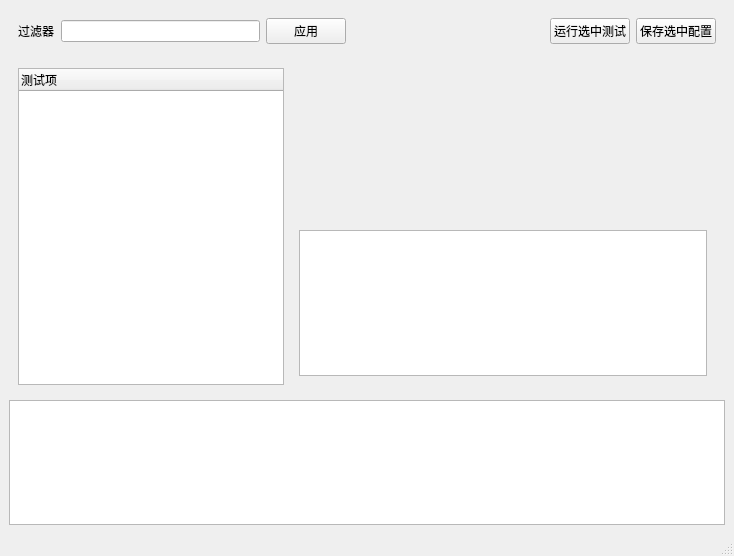
<?xml version="1.0" encoding="UTF-8"?>
<ui version="4.0">
 <class>MainWindow</class>
 <widget class="QMainWindow" name="MainWindow">
  <property name="geometry">
   <rect>
    <x>0</x>
    <y>0</y>
    <width>729</width>
    <height>556</height>
   </rect>
  </property>
  <property name="windowTitle">
   <string>MainWindow</string>
  </property>
  <widget class="QWidget" name="centralwidget">
   <layout class="QVBoxLayout" name="verticalLayout">
    <item>
     <widget class="QWidget" name="header" native="true">
      <layout class="QHBoxLayout" name="horizontalLayout">
       <item>
        <widget class="QLabel" name="label">
         <property name="sizePolicy">
          <sizepolicy hsizetype="Maximum" vsizetype="Preferred">
           <horstretch>0</horstretch>
           <verstretch>0</verstretch>
          </sizepolicy>
         </property>
         <property name="text">
          <string>过滤器</string>
         </property>
        </widget>
       </item>
       <item>
        <widget class="QLineEdit" name="filterLineEdit">
         <property name="maximumSize">
          <size>
           <width>200</width>
           <height>16777215</height>
          </size>
         </property>
        </widget>
       </item>
       <item>
        <widget class="QPushButton" name="applyPushButton">
         <property name="text">
          <string>应用</string>
         </property>
        </widget>
       </item>
       <item>
        <spacer name="horizontalSpacer">
         <property name="orientation">
          <enum>Qt::Horizontal</enum>
         </property>
         <property name="sizeHint" stdset="0">
          <size>
           <width>40</width>
           <height>20</height>
          </size>
         </property>
        </spacer>
       </item>
       <item>
        <widget class="QPushButton" name="runAllPushButton">
         <property name="text">
          <string>运行选中测试</string>
         </property>
        </widget>
       </item>
       <item>
        <widget class="QPushButton" name="saveConfigButton">
         <property name="text">
          <string>保存选中配置</string>
         </property>
        </widget>
       </item>
      </layout>
     </widget>
    </item>
    <item>
     <widget class="QWidget" name="lowWidget" native="true">
      <property name="sizePolicy">
       <sizepolicy hsizetype="Preferred" vsizetype="Preferred">
        <horstretch>0</horstretch>
        <verstretch>8</verstretch>
       </sizepolicy>
      </property>
      <layout class="QHBoxLayout" name="horizontalLayout_2">
       <item>
        <widget class="QTreeWidget" name="testCaseView">
         <property name="sizePolicy">
          <sizepolicy hsizetype="Expanding" vsizetype="Expanding">
           <horstretch>5</horstretch>
           <verstretch>0</verstretch>
          </sizepolicy>
         </property>
         <property name="columnCount">
          <number>1</number>
         </property>
         <attribute name="headerMinimumSectionSize">
          <number>60</number>
         </attribute>
         <column>
          <property name="text">
           <string>测试项</string>
          </property>
         </column>
        </widget>
       </item>
       <item>
        <widget class="QWidget" name="caseContainer" native="true">
         <property name="sizePolicy">
          <sizepolicy hsizetype="Preferred" vsizetype="Preferred">
           <horstretch>8</horstretch>
           <verstretch>0</verstretch>
          </sizepolicy>
         </property>
         <property name="minimumSize">
          <size>
           <width>200</width>
           <height>0</height>
          </size>
         </property>
         <layout class="QVBoxLayout" name="verticalLayout_2">
          <item>
           <widget class="QWidget" name="paraContainerWidget" native="true">
            <property name="sizePolicy">
             <sizepolicy hsizetype="Preferred" vsizetype="Preferred">
              <horstretch>0</horstretch>
              <verstretch>4</verstretch>
             </sizepolicy>
            </property>
           </widget>
          </item>
          <item>
           <widget class="QTextBrowser" name="briefTextBrowser">
            <property name="sizePolicy">
             <sizepolicy hsizetype="Expanding" vsizetype="Expanding">
              <horstretch>0</horstretch>
              <verstretch>4</verstretch>
             </sizepolicy>
            </property>
           </widget>
          </item>
         </layout>
        </widget>
       </item>
      </layout>
     </widget>
    </item>
    <item>
     <widget class="QTextBrowser" name="logTextBrowser">
      <property name="sizePolicy">
       <sizepolicy hsizetype="Expanding" vsizetype="Expanding">
        <horstretch>0</horstretch>
        <verstretch>3</verstretch>
       </sizepolicy>
      </property>
      <property name="minimumSize">
       <size>
        <width>716</width>
        <height>0</height>
       </size>
      </property>
     </widget>
    </item>
   </layout>
  </widget>
  <widget class="QMenuBar" name="menubar">
   <property name="geometry">
    <rect>
     <x>0</x>
     <y>0</y>
     <width>729</width>
     <height>23</height>
    </rect>
   </property>
  </widget>
  <widget class="QStatusBar" name="statusbar"/>
 </widget>
 <resources/>
 <connections/>
</ui>
